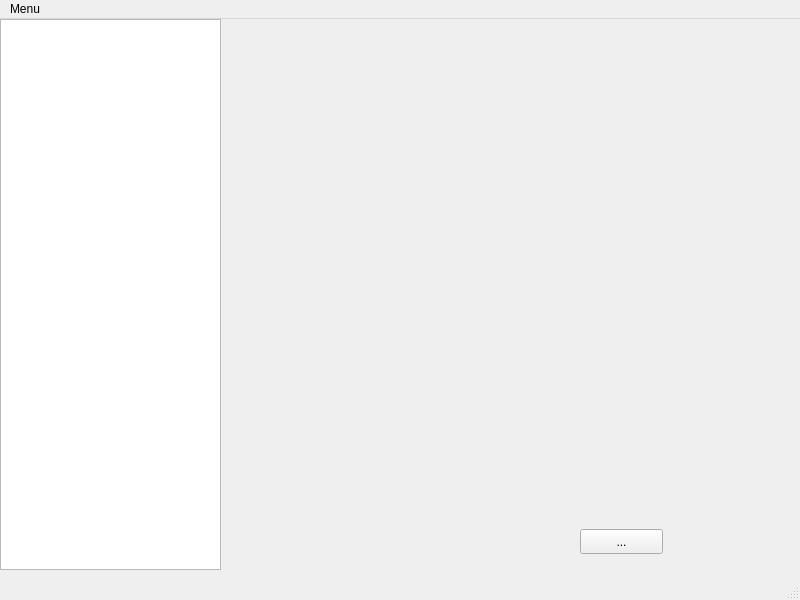
<?xml version="1.0" encoding="UTF-8"?>
<ui version="4.0">
 <class>MainWindow</class>
 <widget class="QMainWindow" name="MainWindow">
  <property name="geometry">
   <rect>
    <x>0</x>
    <y>0</y>
    <width>800</width>
    <height>600</height>
   </rect>
  </property>
  <property name="windowTitle">
   <string>MainWindow</string>
  </property>
  <widget class="QWidget" name="centralwidget">
   <widget class="QListView" name="listView">
    <property name="geometry">
     <rect>
      <x>0</x>
      <y>0</y>
      <width>221</width>
      <height>551</height>
     </rect>
    </property>
    <property name="editTriggers">
     <set>QAbstractItemView::DoubleClicked|QAbstractItemView::SelectedClicked</set>
    </property>
   </widget>
   <widget class="QPushButton" name="pushButton">
    <property name="geometry">
     <rect>
      <x>580</x>
      <y>510</y>
      <width>83</width>
      <height>25</height>
     </rect>
    </property>
    <property name="text">
     <string>...</string>
    </property>
   </widget>
   <widget class="QWidget" name="player_widget" native="true">
    <property name="geometry">
     <rect>
      <x>220</x>
      <y>0</y>
      <width>461</width>
      <height>301</height>
     </rect>
    </property>
   </widget>
  </widget>
  <widget class="QMenuBar" name="menubar">
   <property name="geometry">
    <rect>
     <x>0</x>
     <y>0</y>
     <width>800</width>
     <height>22</height>
    </rect>
   </property>
   <widget class="QMenu" name="menuMenu">
    <property name="title">
     <string>Menu</string>
    </property>
    <addaction name="reregister"/>
   </widget>
   <addaction name="menuMenu"/>
  </widget>
  <widget class="QStatusBar" name="statusbar"/>
  <action name="reregister">
   <property name="text">
    <string>Перерегестрироваться</string>
   </property>
  </action>
 </widget>
 <resources/>
 <connections/>
</ui>
